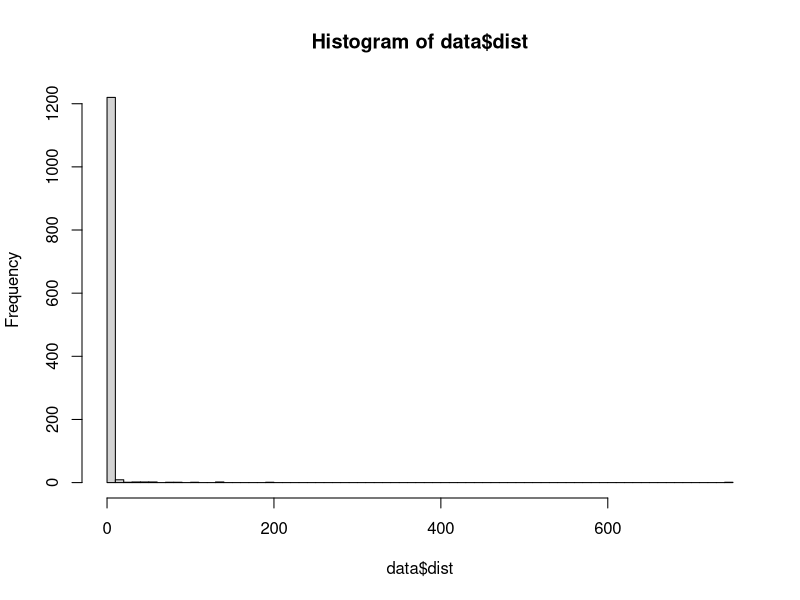
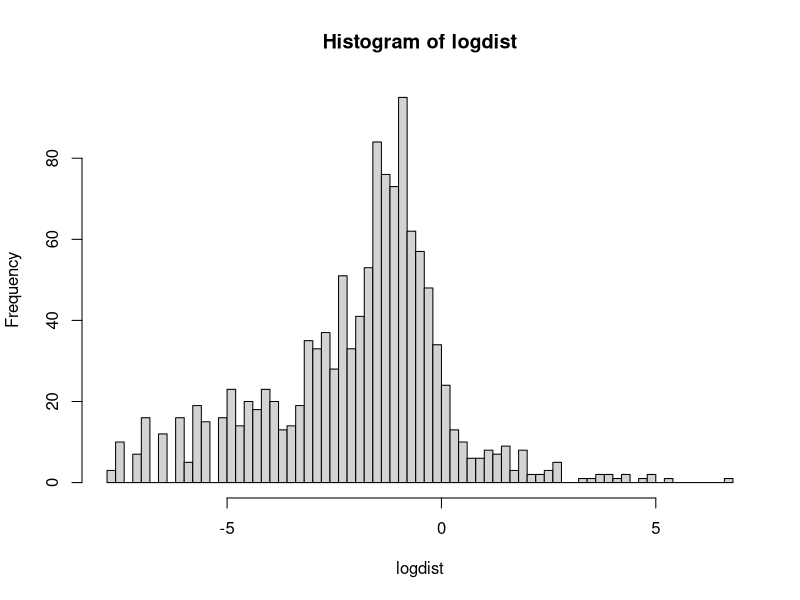
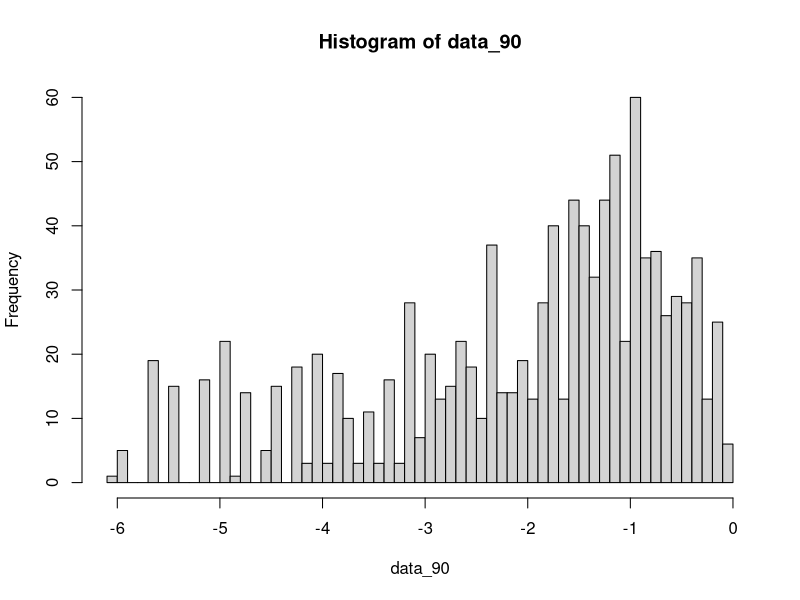
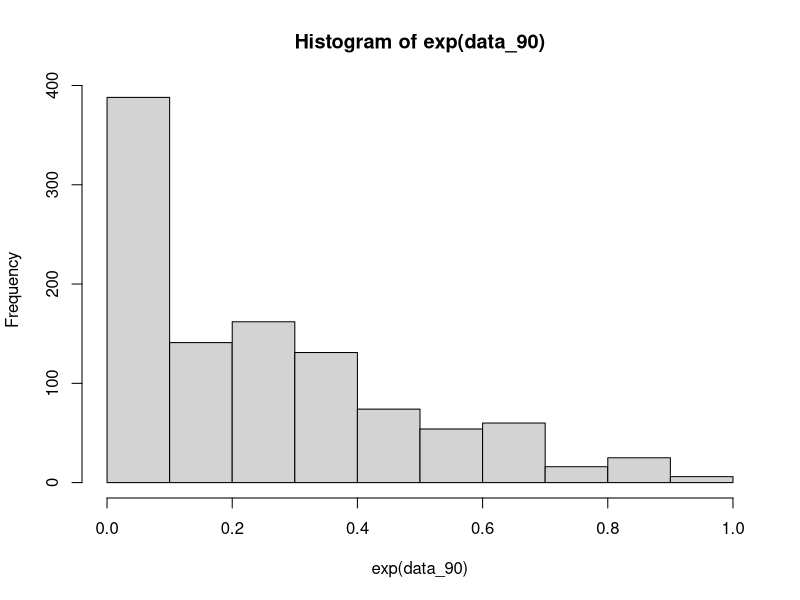

Write R code to recreate these figures, in order.
############ STATS ESTIMATED DISTANCES FOR UK POLLINATORS ##############
## CLAUDIA GUTIERREZ, 2022 ###

data<-as.data.frame(read.delim(file.path("data","all_spp_dist.txt"),na.strings = c("NA",""),stringsAsFactors=T))

summary(data$dist)
#Min.  1st Qu.   Median     Mean  3rd Qu.     Max. 
#0.0004   0.0463   0.2119   1.9512   0.4523 741.1294 
hist(data$dist,breaks = 100 )

logdist<-log(data$dist)
summary(logdist)
#   Min. 1st Qu.  Median    Mean 3rd Qu.    Max. 
#-7.7464 -3.0729 -1.5518 -1.9889 -0.7933  6.6082 

hist(logdist,breaks = 100 )
quantile(logdist, c(.05,.95))
#     5%        95% 
#  -6.1791303  0.9601137 

exp(-6.1791303)
#0.002072229
exp(0.9601137)
#2.611993

data_90<-subset(logdist, logdist>-6.1791303  & data$dist<0.9601137)
hist(data_90, breaks = 50)
hist(exp(data_90),breaks = 10)




